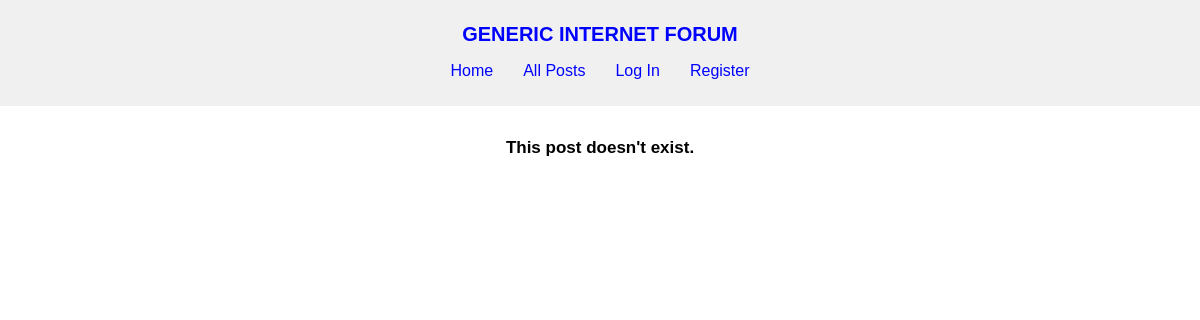
Page /post/11 on the earlier database version.
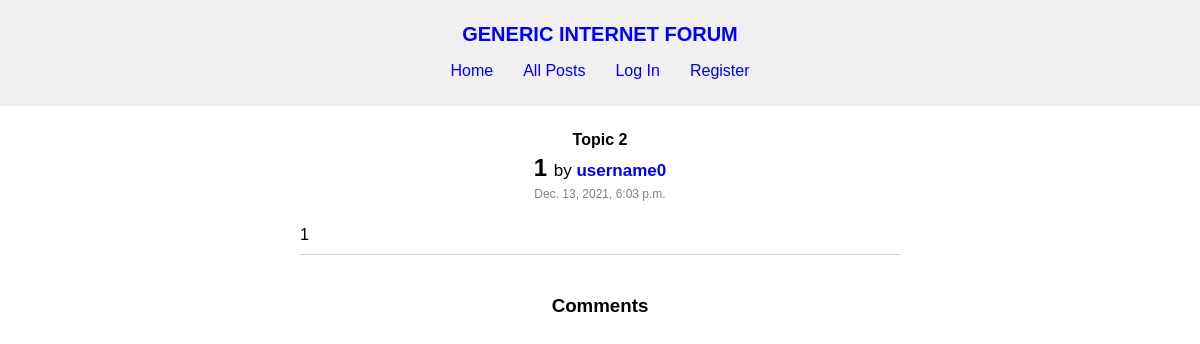
Same page on the later database version.
### forum/models.py (models this page shows, shortened)
class Post(models.Model):
    topic = models.ForeignKey(
        Topic, on_delete=models.CASCADE, related_name="posts")
    author = models.ForeignKey(
        User, on_delete=models.CASCADE, related_name="posts")
    title = models.TextField(max_length=120)
    content = models.TextField(max_length=5000)
    timestamp = models.DateTimeField(auto_now_add=True)

class Topic(models.Model):
    creator = models.ForeignKey(
        User, on_delete=models.CASCADE, related_name="topics")
    name = models.TextField(max_length=120, unique=True)
    description = models.TextField(max_length=1000)
    timestamp = models.DateTimeField(auto_now_add=True)

class User(AbstractUser):
    pass

### forum/views.py (the view, shortened to what this page needs)
# urls.py: path("post/<str:post_id>", views.post, name="post"),
def post(request, post_id):
    try:
        post = Post.objects.get(id=post_id)
    except Post.DoesNotExist:
        return render(request, "forum/post.html", {
            "message": "This post doesn't exist."
        })
    comments = post.comments.all()
    return render(request, "forum/post.html", {
        "post": post,
        "comments": comments
    })

### forum/templates/forum/post.html (shortened to what this page needs)
{% extends "forum/layout.html" %}
{% load static %}
{% block css %}
    <link rel="stylesheet" href="{% static 'forum/post.css' %}">
    <link rel="stylesheet" href="{% static 'forum/form.css' %}">
{% endblock %}
{% block body %}
    {% if message %}
        <p class="message">{{ message }}</p>
    {% endif %}
    {% if post %}
        <section id="post-{{ post.id }}">
            <p id="topic-name">{{ post.topic.name }}</p>
            <h1 id="post-title">{{ post.title }} <span class="post-by">by <a href="{% url 'profile' post.author.username %}">{{ post.author.username }}</a></span></h1>
            <p class="post-timestamp">{{ post.timestamp }}</p>
            <p class="post-content">{{ post.content }}</p>
        </section>
        <hr>
        <section id="comments">
            <h3>Comments</h3>
        </section>
    {% endif %}
{% endblock %}

Differences in the rows shown:
added Post: topic.name "Topic 2", title "1", author.username "username0", timestamp "Dec. 13, 2021, 6:03 p.m.", content "1"
Other differences:
{{ message }}: "This post doesn't exist." → (not shown)
text now shown: "by Comments"
